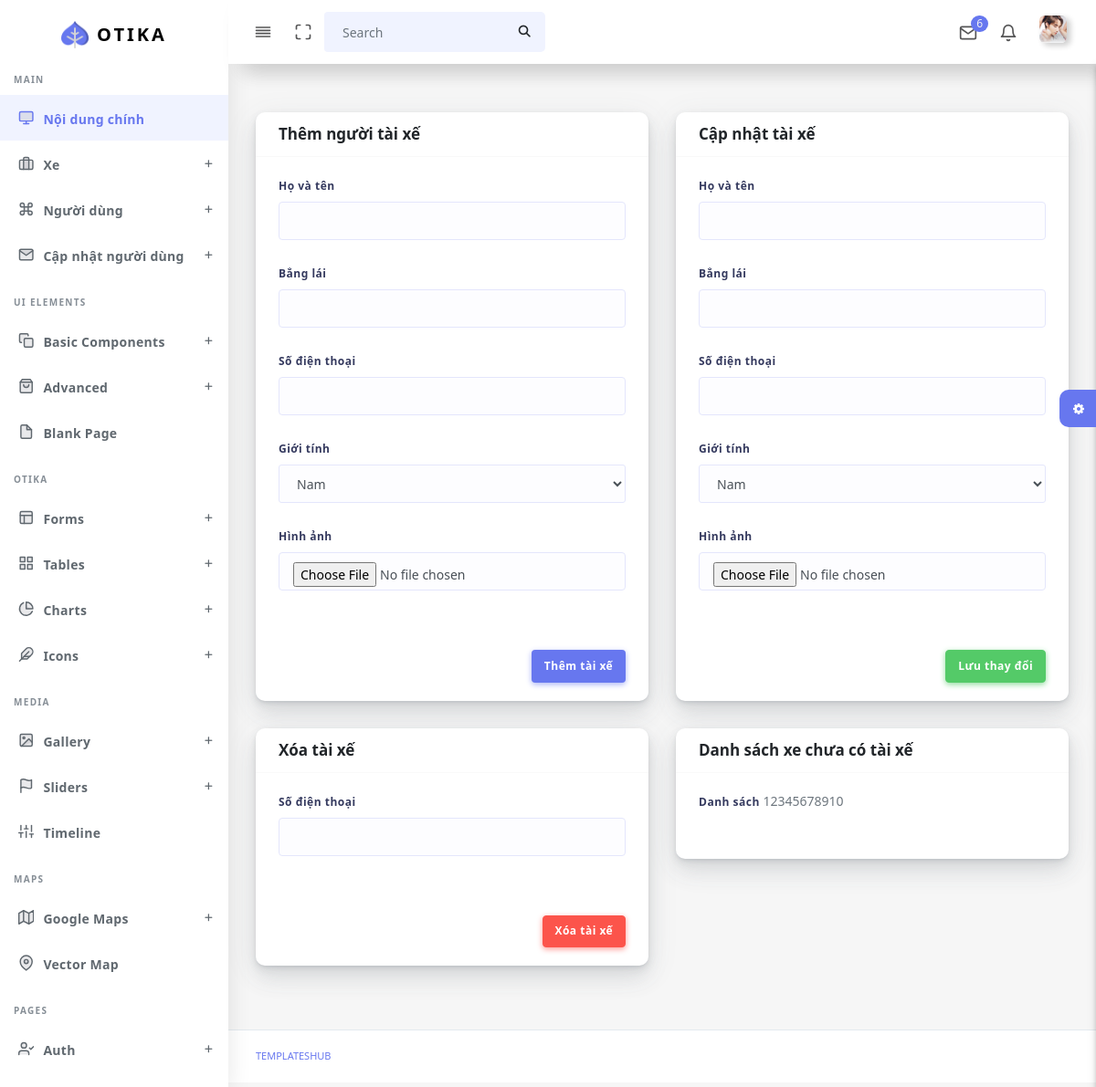
The page /admin/capnhattaixe.php on the database its author committed.
### tables this page shows
CREATE TABLE `xe` (
  `X_MA` int(11) NOT NULL,
  `LX_MA` int(11) NOT NULL,
  `X_BIENSO` varchar(10) NOT NULL,
  `X_MOTA` text NOT NULL,
  `X_HINHANH` varchar(200) NOT NULL
);

### admin/capnhattaixe.php (the view, shortened to what this page needs)
<!DOCTYPE html>
<html lang="en">
<?php
  include("connect.php");
  include('head.php');
?>
<body>
  <div id="app">
    <div class="main-wrapper main-wrapper-1">
      <div class="navbar-bg"></div>
      <nav class="navbar navbar-expand-lg main-navbar sticky">
        <div class="form-inline mr-auto">
          <ul class="navbar-nav mr-3">
            <li><a href="#" data-toggle="sidebar" class="nav-link nav-link-lg
									collapse-btn"> <i data-feather="align-justify"></i></a></li>
            <li><a href="#" class="nav-link nav-link-lg fullscreen-btn">
              </a></li>
            <li>
              <form class="form-inline mr-auto">
                <div class="search-element">
                  <button class="btn" type="submit">
                  </button>
                </div>
              </form>
            </li>
          </ul>
        </div>
        <ul class="navbar-nav navbar-right">
          <li class="dropdown dropdown-list-toggle"><a href="#" data-toggle="dropdown"
              class="nav-link nav-link-lg message-toggle"><i data-feather="mail"></i>
              <span class="badge headerBadge1">
                6 </span> </a>
          </li>
          <li class="dropdown dropdown-list-toggle"><a href="#" data-toggle="dropdown"
              class="nav-link notification-toggle nav-link-lg"><i data-feather="bell" class="bell"></i>
            </a>
          </li>
          <li class="dropdown"><a href="#" data-toggle="dropdown"
              class="nav-link dropdown-toggle nav-link-lg nav-link-user"> <img alt="image" src="assets/img/user.png"
                class="user-img-radious-style"> <span class="d-sm-none d-lg-inline-block"></span></a>
          </li>
        </ul>
      </nav>
      <?php
        include('navbar.php');
        include('sidebar.php');
      ?>
      <div class="main-content">
        <section class="section">
          <div class="section-body">
            <div class="row">
              <div class="col-12 col-md-6 col-lg-6">
                <div class="card">
                  <form method="POST" action="themtaixe.php">
                    <div class="card-header">
                      <h4>Thêm người tài xế</h4>
                    </div>
                    <div class="card-body">
                      <div class="form-group">
                        <label>Họ và tên</label>
                        <input type="text" class="form-control" id="ho_ten" name="ho_ten" pattern="[A-Za-z\s]+" required="">
                      </div>
                      <div class="form-group">
                        <label>Bẳng lái</label>
                        <input type="text" class="form-control" id="dia_chi" name="dia_chi" required>
                      </div>
                      <div class="form-group">
                        <label>Số điện thoại</label>
                        <input type="tel" class="form-control" id="so_dien_thoai" name="so_dien_thoai" pattern="\d+" required>
                      </div>
                      <div class="form-group">
                        <label>Giới tính</label>
                        <select class="form-control selectric" name="TX_GIOITINH">
                        <option value="1">Nam</option>
                        </select>
                      </div>
                      <div class="form-group">
                        <label>Hình ảnh</label>
                        <input type="file" class="form-control" id="so_dien_thoai" name="so_dien_thoai" pattern="\d+" required>
                      </div>
                    </div>
                    <div class="card-footer text-right">
                      <button class="btn btn-primary" class="mt-2">Thêm tài xế</button>
                    </div>
                  </form>
                </div>
              </div>
              <div class="col-12 col-md-6 col-lg-6">
                <div class="card">
                  <form method="POST" action="capnhattaixe.php">
                    <div class="card-header">
                      <h4>Cập nhật tài xế</h4>
                    </div>
                    <div class="card-body">
                      <div class="form-group">
                        <label>Họ và tên</label>
                        <input type="text" class="form-control" id="TX_TEN" name="TX_TEN" pattern="[A-Za-z\s]+" required>
                      </div>
                      <div class="form-group">
                        <label>Bẳng lái</label>
                        <input type="text" class="form-control" id="TX_BANGLAI" name="TX_BANGLAI" required>
                      </div>
                      <div class="form-group">
                        <label>Số điện thoại</label>
                        <input type="tel" class="form-control" id="TX_SDT" name="TX_SDT" pattern="\d+" required>
                      </div>
                      <div class="form-group">
                        <label>Giới tính</label>
                        <select class="form-control selectric" name="TX_GIOITINH">
                        <option value="1">Nam</option>
                        </select>
                      </div>
                      <div class="form-group">
                        <label>Hình ảnh</label>
                        <input type="file" class="form-control" id="so_dien_thoai" name="so_dien_thoai" pattern="\d+" required>
                      </div>
                    </div>
                    <div class="card-footer text-right">
                      <button class="btn btn-success" class="mt-2">Lưu thay đổi</button>
                    </div>
                  </form>
                </div>
              </div>
              <div class="col-12 col-md-6 col-lg-6">
                <div class="card">
                <form method="POST" action="xoataixe.php">
                    <div class="card-header">
                      <h4>Xóa tài xế</h4>
                    </div>
                    <div class="card-body">
                      <div class="form-group">
                        <label>Số điện thoại</label>
                        <input type="telephone" class="form-control" id="ID" name="TX_SDT" required="">
                      </div>
                    </div>
                    <div class="card-footer text-right">
                      <button class="btn btn-danger">Xóa tài xế</button>
                    </div>
                  </form>
                </div>
              </div>
              <div class="col-12 col-md-6 col-lg-6">
                <div class="card">
                <form method="POST" action="xoataixe.php">
                    <div class="card-header">
                      <h4>Danh sách xe chưa có tài xế</h4>
                    </div>
                    <div class="card-body">
                      <div class="form-group">
                        <label>Danh sách</label>
                        <?php
                          $sql = "SELECT xe.* FROM xe
                          JOIN phutrach ON phutrach.X_MA = xe.X_MA
                          WHERE phutrach.X_MA = xe.X_MA";
                          $result = $conn->query($sql);
                          if ($result) {
                            while ($row = $result->fetch_assoc()) {
                            echo $row['X_MA'];
                            }
                          }
                        ?>
                      </div>
                    </div>
                  </form>
                </div>
              </div>
            </div>
          </div>
        </section>
        <div class="settingSidebar">
          <a href="javascript:void(0)" class="settingPanelToggle"> <i class="fa fa-spin fa-cog"></i>
          </a>
        </div>
      </div>
      <footer class="main-footer">
        <div class="footer-left">
          <a href="templateshub.net">Templateshub</a></a>
        </div>
      </footer>
    </div>
  </div>
</body>
</html>

### rows shown on the page
xe: X_MA "1"
xe: X_MA "2"
xe: X_MA "3"
xe: X_MA "4"
xe: X_MA "5"
xe: X_MA "6"
xe: X_MA "7"
xe: X_MA "8"
xe: X_MA "9"
xe: X_MA "10"
